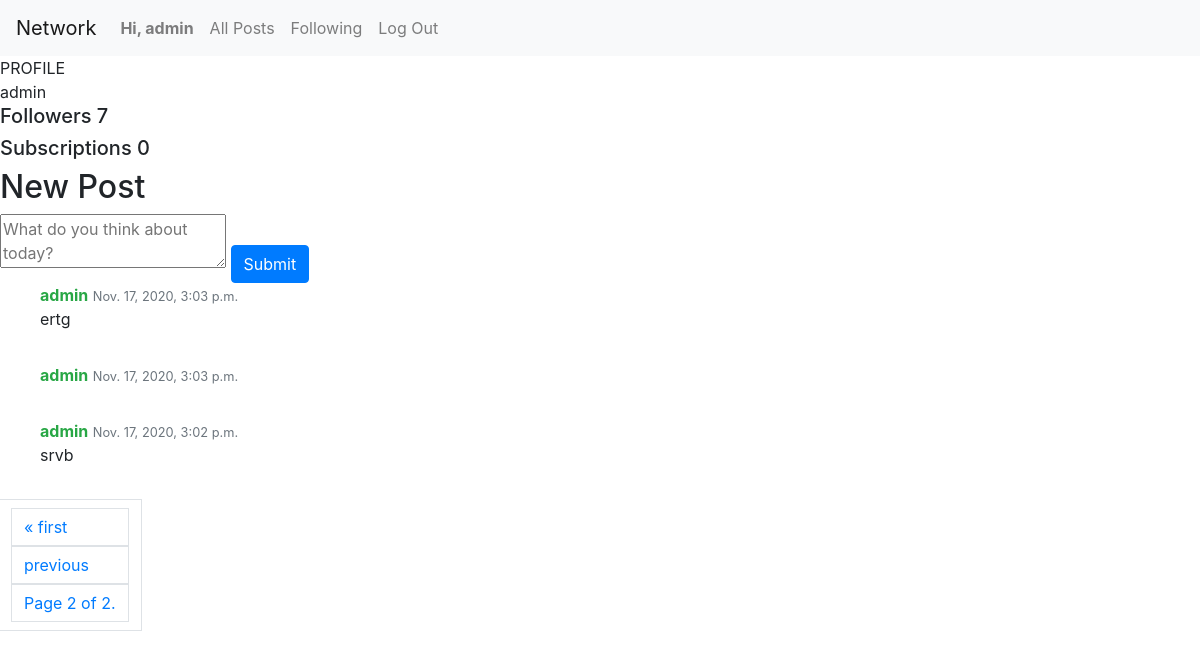
Screenshot of /profile/admin?page=2 (signed in) with the database file from the repository.
### network/models.py (models this page shows, shortened)
class User(AbstractUser):
    pass

class Post(models.Model):
    post = models.TextField(blank=True)
    post_time = models.DateTimeField(default=timezone.now)
    user_posted = models.ForeignKey(User, on_delete=models.CASCADE)

### network/views.py (the view, shortened to what this page needs)
# urls.py: path("profile/<username>", views.profile_page, name="profile page")
@csrf_exempt
@login_required
def profile_page(request, username):
    users_profile = User.objects.get(username=username)
    print(users_profile)
    user_logged = request.user
    print(user_logged)
    is_followed = ProfileFollows.objects.filter(user_to_follow=users_profile.id).exists()
    print(is_followed)
    all_users_posts = Post.objects.filter(user_posted=users_profile).order_by("-post_time")
    followings = users_profile.following_user.all()
    followers = users_profile.follower_user.all()
    paginator = Paginator(all_users_posts, 10)
    page_number = request.GET.get('page')
    page_obj = paginator.get_page(page_number)
    return render(request, "network/profile.html", {
        'all_posts': all_users_posts,
        'page_obj': page_obj,
        'username': username,
        'followers': followers,
        'followings': followings,
        'is_followed': is_followed,
        'users_profile': users_profile
    })

### network/templates/network/profile.html (shortened to what this page needs)
{% extends "network/layout.html" %}
{% block body %}
    <div>PROFILE</div>
    <div class="profile-info">
        {{username}}
    </div>
    <h5>Followers {{ followers.count }}</h5>
    <h5>Subscriptions {{ followings.count }}</h5>
    <div class="new-post">
        <h2>New Post</h2>
        <textarea id="post-text" placeholder="What do you think about today?"></textarea>
        <input type="submit" id="new_post" class="btn btn-primary"/>
    </div>
     {% include 'network/posts.html' %}
{% endblock %}

### network/templates/network/layout.html (shortened to what this page needs)
{% load static %}
<!DOCTYPE html>
<html lang="en">
    <head>
        <link rel="stylesheet" href="https://stackpath.bootstrapcdn.com/bootstrap/4.4.1/css/bootstrap.min.css">
        <link href="{% static 'network/styles.css' %}" rel="stylesheet">
    </head>
    <body>
        <nav class="navbar navbar-expand-lg navbar-light bg-light">
            <a class="navbar-brand" href="#">Network</a>
            <div>
              <ul class="navbar-nav mr-auto">
                {% if user.is_authenticated %}
                    <li class="nav-item">
                        <a class="nav-link" id="profile" href="{% url 'profile page' user.username %}"><strong>Hi, {{ user.username }}</strong></a>
                    </li>
                {% endif %}
                <li class="nav-item">
                  <a class="nav-link" href="{% url 'index' %}">All Posts</a>
                </li>
                {% if user.is_authenticated %}
                    <li class="nav-item">
                        <a class="nav-link" id="following" href="#">Following</a>
                    </li>
                    <li class="nav-item">
                        <a class="nav-link" href="{% url 'logout' %}">Log Out</a>
                    </li>
                {% endif %}
              </ul>
            </div>
          </nav>
        <div class="body">
            {% block body %}
            {% endblock %}
        </div>
    </body>
</html>

### network/templates/network/posts.html (shortened to what this page needs)
<div class="all-posts">
        {% for post in page_obj %}
            <ul class="media-list">
                <li class="media">
                    <div class="media-body">
                        <strong class="text-success">{{post.user_posted}}</strong>
                        <span class="text-muted pull-right">
                            <small class="text-muted">{{post.post_time}}</small>
                        </span>
                        <p>
                            {{post.post}}
                        </p>
                    </div>
                </li>
            </ul>
        {% endfor %}
        <div class="pagination">
            <span class="page-link">
                {% if page_obj.has_previous %}
                    <a class="page-link" href="?page=1">&laquo; first</a>
                    <a class="page-link" href="?page={{ page_obj.previous_page_number }}">previous</a>
                {% endif %}
                <span class="current page-link disabled">
                    Page {{ page_obj.number }} of {{ page_obj.paginator.num_pages }}.
                </span>
            </span>
        </div>
</div>

### rows the page displays
User: username "admin", count "7", count "0"
Post: user_posted "admin", post_time "Nov. 17, 2020, 3:03 p.m.", post "ertg"
Post: user_posted "admin", post_time "Nov. 17, 2020, 3:03 p.m."
Post: user_posted "admin", post_time "Nov. 17, 2020, 3:02 p.m.", post "srvb"

### other values shown
{{ page_obj.number }} "2"
{{ page_obj.paginator.num_pages }} "2"
